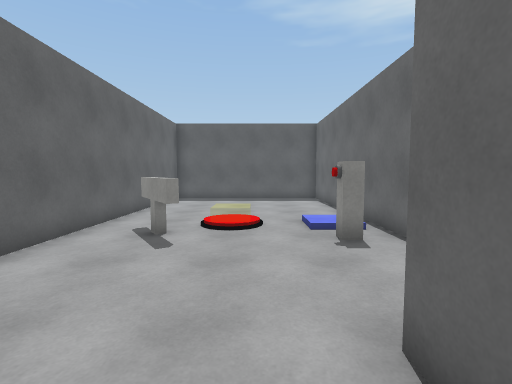
View 1 (above)

12 first-person views from a walk through a 3-D level made in the Unity game engine. The camera is 1.5 m above the floor, tilts 4° down and sees 85° across. The floor is counted in squares, 1 m on a side. Each view is taken from the middle of a square. On the plan, view 1 faces up. The plan holds only what a view shows up to about 14 squares ahead; the rest is blank. The place goes on beyond the plan. Some animated figures are not drawn. Door leaves are left out, so doorways stand open. Surface patterns are stand-ins for the level's own textures.

View 2
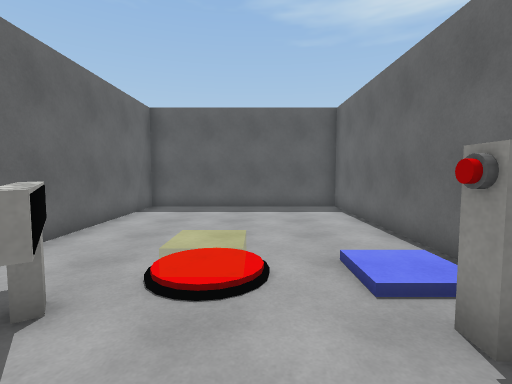

View 3
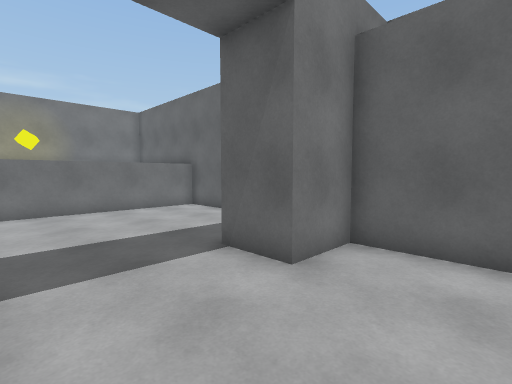

View 4
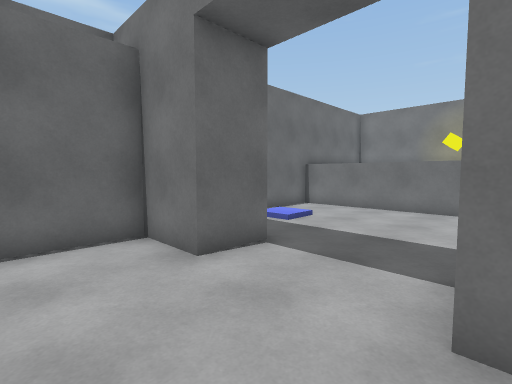

View 5
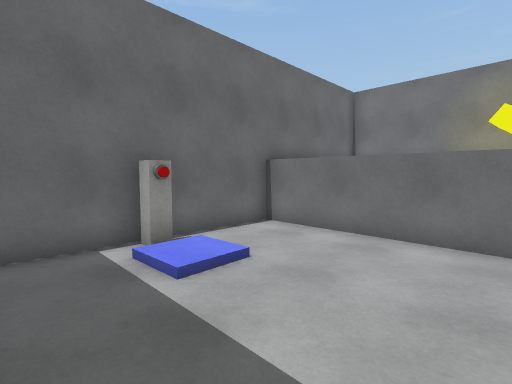

View 6
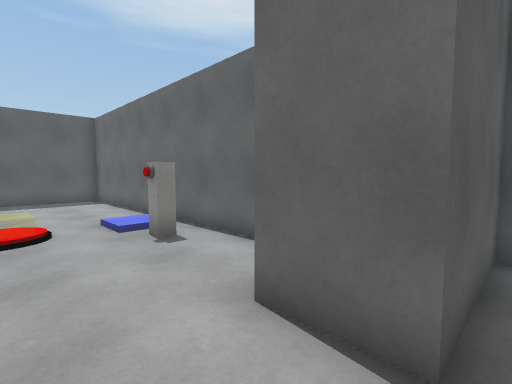

View 7
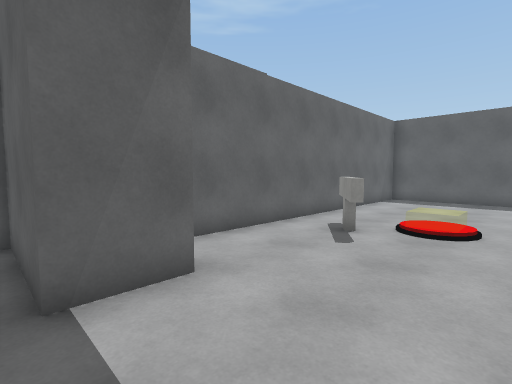

View 8
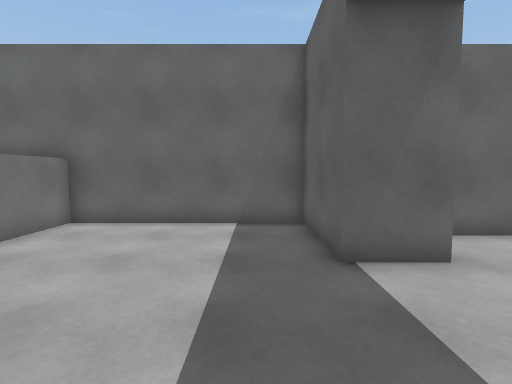

View 9
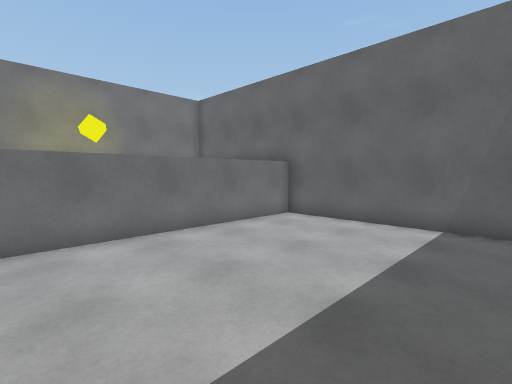

View 10
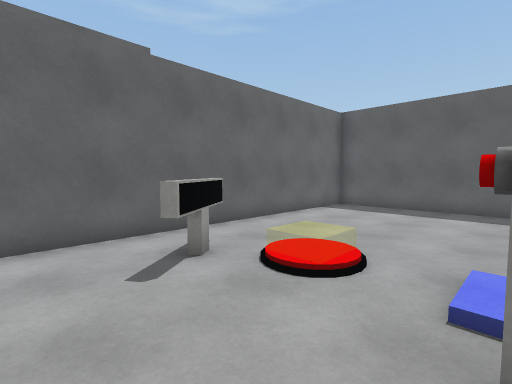

View 11
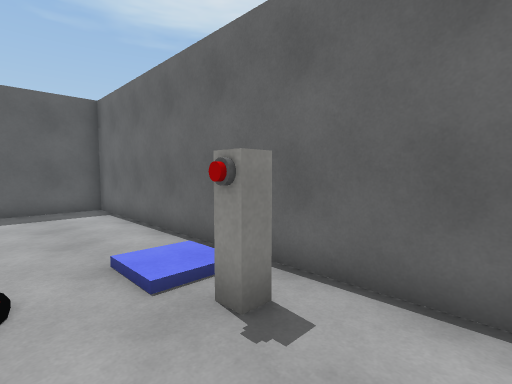

View 12
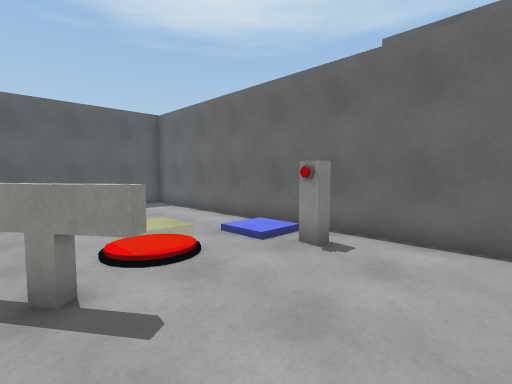

### Floor plan
Points are (right, up) in squares from view 1. A wall is a line through its corners. A room is listed if a view was taken in it or the views show most of it. See-through windows are left out.
Room 1 (views 1, 5, 6, 7, 8, 9)
walls: (-2.6, 0.4) (-6.2, 0.4) (-6.2, -6.5) (5.1, -6.5) (5.1, 0.4) (1.2, 0.4); (4.3, -2.4) (4.8, -2.4)
ways out: open door at (-0.5, 1.5) to room 2
objects: other object (4, -3)
Room 2 (views 2, 3, 4, 10, 11, 12)
walls: (1.2, 2.3) (3.5, 2.3) (3.5, 16.2) (-4.6, 16.2) (-4.6, 2.3) (-2.6, 2.3)
ways out: open door at (-0.5, 1.5) to room 1
objects: other object (-3, 6) to (-2, 8); grey cylinder (2, 6)

Positions as (right, up) in squares from view 1, and headings:
1: (0, 0), facing up
2: (0, 4), facing up
3: (1, 5), facing down-left
4: (-3, 5), facing down-right
5: (-1, 0), facing down-right
6: (-1, 0), facing up-right
7: (1, 0), facing up-left
8: (2, -1), facing left
9: (2, 0), facing down-left
10: (2, 4), facing up-left
11: (0, 4), facing up-right
12: (-3, 3), facing up-right
